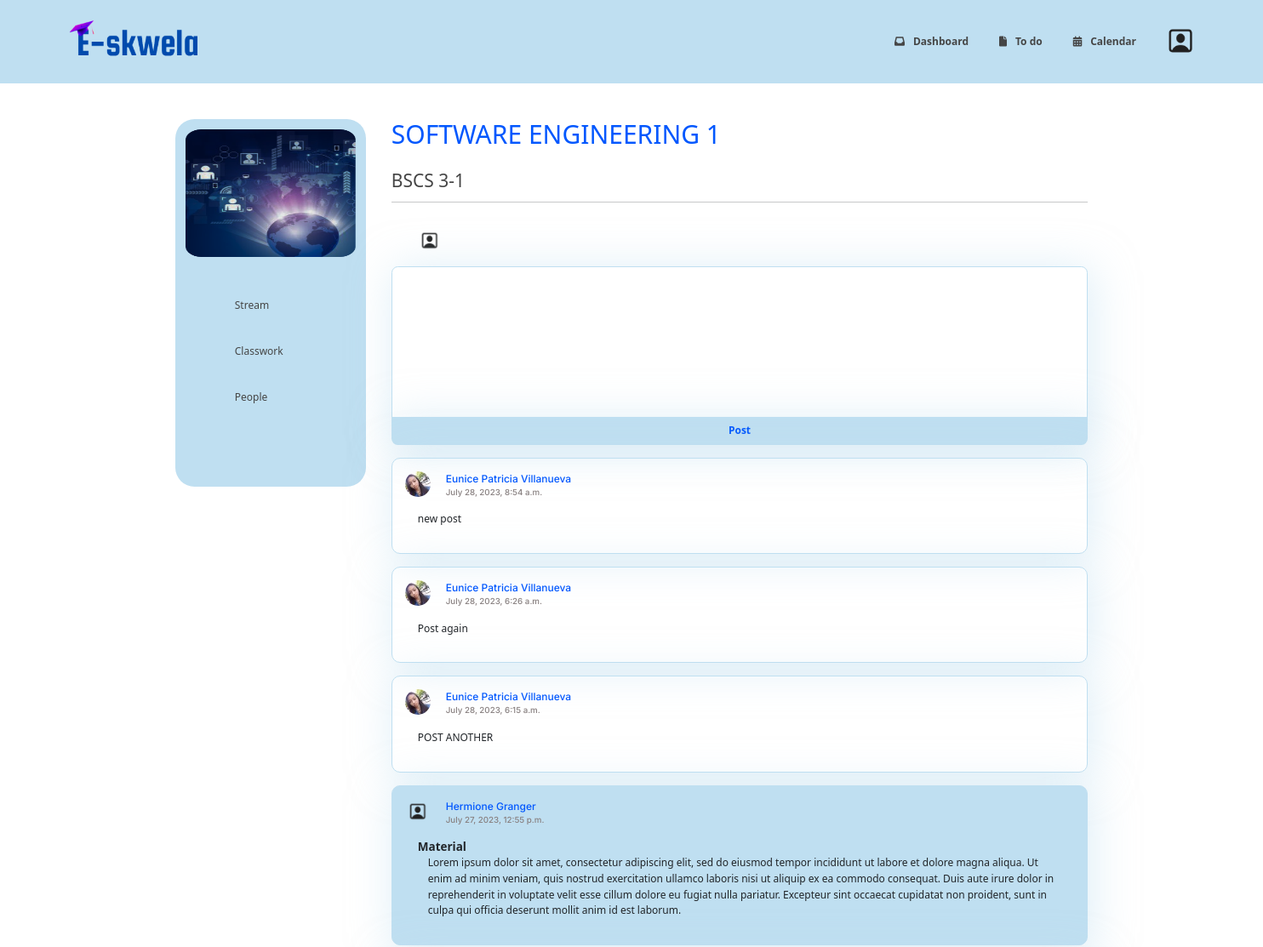
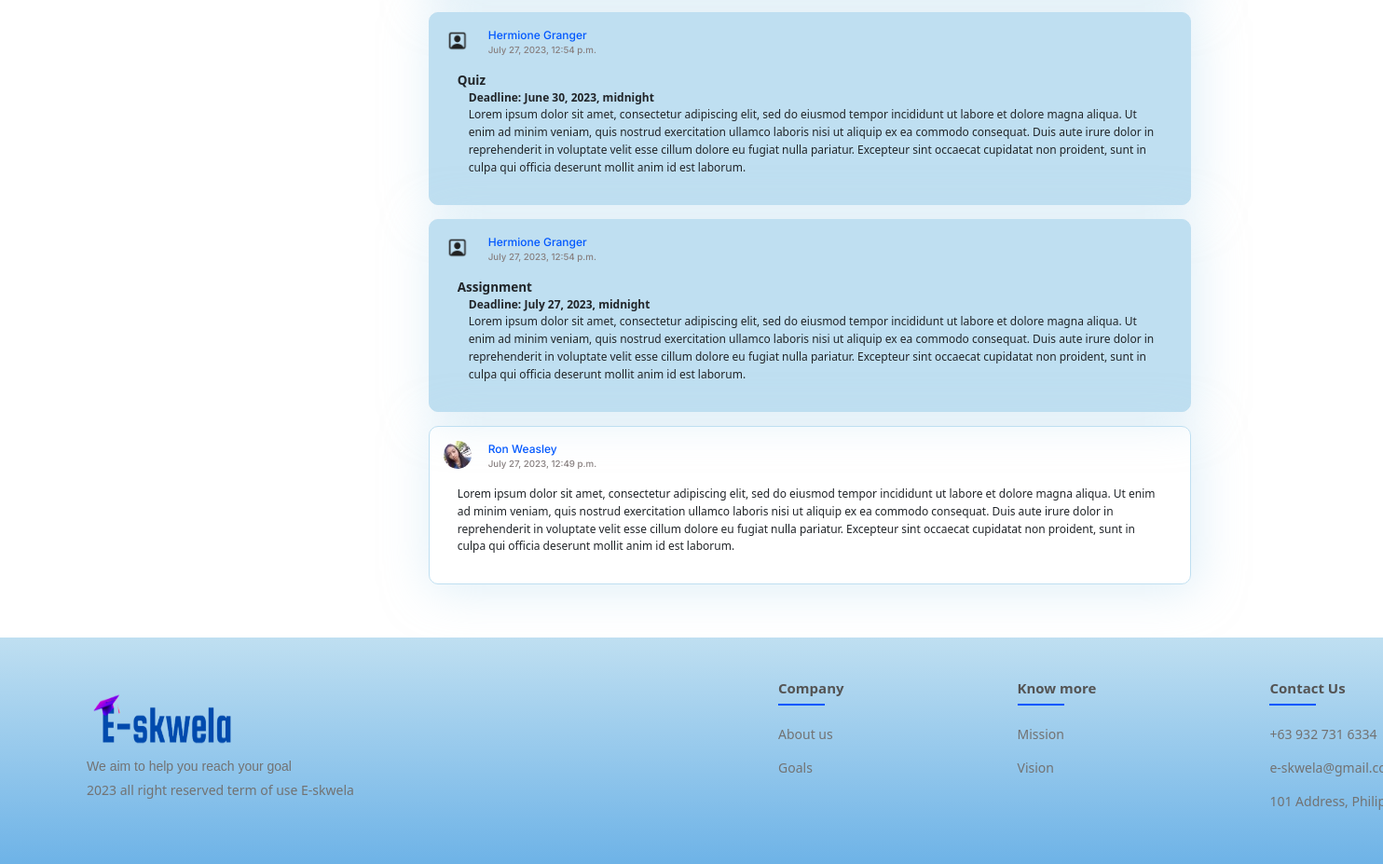
Page /course/14 on the committed database (2 pictures, top to bottom).
### educ_web/models.py (models this page shows, shortened)
class Course(models.Model):
    name = models.CharField(max_length=64)
    section = models.CharField(max_length=64, blank=True)
    course_code = models.CharField(max_length=64, null=True, blank=True)
    room = models.CharField(max_length=64, blank=True)
    banner = models.ImageField(upload_to="course/", blank=True) # if none then use the default course image
    classcode = models.CharField(max_length=10, null=True)
    instructor = models.ForeignKey(User, related_name="instruct_course", on_delete=models.CASCADE)
    students = models.ManyToManyField(User, related_name="enrolled", blank=True)

class Post(models.Model):
    creator = models.ForeignKey(User, related_name="post", null=True, on_delete=models.CASCADE)
    content = models.TextField(null=True)
    date_time = models.DateTimeField(auto_now_add=True, editable=False, null=True)
    course = models.ForeignKey(Course, related_name="post", null=True, on_delete=models.CASCADE)

class User(AbstractUser):
    first_name = models.CharField(max_length=20, blank=True)
    last_name = models.CharField(max_length=20, blank=True)
    profile_picture = models.ImageField(upload_to="users/", null=True, blank=True)

class Task(models.Model):
    CATEGORY = [
        ('ASSIGNMENT', 'Assignment'),
        ('QUIZ', 'Quiz'),
        ('MATERIAL', 'Material'),
    ]
    type = models.CharField(max_length=20, choices=CATEGORY)
    title = models.CharField(max_length=64)
    instruction = models.TextField()
    score = models.FloatField(null=True, blank=True)
    due_date_time = models.DateTimeField(null=True, blank=True)
    date_time = models.DateTimeField(auto_now_add=True, editable=False, null=True)
    course = models.ForeignKey(Course, related_name="task", null=True, on_delete=models.CASCADE)

### educ_web/views.py (the view)
# urls.py: path("course/<int:course_id>", views.student_stream, name="student_stream"),
def student_stream(request, course_id):
    course = Course.objects.get(pk=course_id)
    course_task = course.task.all()
    course_post = course.post.all()
    merge_post = sorted(list(chain(course_task, course_post)),
                        key=attrgetter("date_time"),
                        reverse=True)
    return render(request, 'main/S_course/S_course_stream.html', {
        "course": course,
        "user": request.user,
        "all_post": merge_post,
    })

### educ_web/templates/main/S_course/S_course_stream.html (shortened to what this page needs)
{% extends 'main/S_home/S_home.html' %}
{% load static %}
{% block script %}
    <link href="{% static 'S_course/S_course_stream.css' %}" rel="stylesheet">
{% endblock %}
{% block body %}
    <div class="indiv-course-external">
        <div class="indiv-course-internal">
            <div class="nav-course-container">
                <div class="course-image-container">
                    {% if course.banner %}
                        <img src="{{ course.banner.url }}" alt="Chosen Course Picture" class="main-course-img">
                    {% else %}
                        <img src="{% static 'images/d6.png' %}" alt="Chosen Course Picture" class="main-course-img">
                    {% endif %}
                </div>
                <div class="nav-pages-container">
                    <a href="{% url 'student_stream' course_id=course.id %}">
                        <div class="nav-pages-external-container">
                            <div class="nav-pages-internal-container">
                                <span class="icon-nav-pages-container">
                                </span>
                                <div class="nav-pages-main-text">
                                    Stream
                                </div>
                            </div>
                        </div>
                    </a>
                    <a href="{% url 'student_classwork' course_id=course.id %}">
                        <div class="nav-pages-external-container">
                            <div class="nav-pages-internal-container">
                                <span class="icon-nav-pages-container">
                                </span>
                                <div class="nav-pages-main-text">
                                    Classwork
                                </div>
                            </div>
                        </div>
                    </a>
                    <a href="{% url 'student_people' course_id=course.id %}">
                        <div class="nav-pages-external-container">
                            <div class="nav-pages-internal-container">
                                <span class="icon-nav-pages-container">
                                </span>
                                <div class="nav-pages-main-text">
                                    People
                                </div>
                            </div>
                        </div>
                    </a>
                </div>
            </div>
            <div class="course-body-container">
                <div class="course-heading-container">
                    <span class="course-main-title-heading">
                        {% if course.code %}
                            <h1>
                                {{ course.code | upper }} : {{ course.name | upper }}
                            </h1>
                        {% else %}
                            <h1>
                                {{ course.name | upper }}
                            </h1>
                        {% endif %}
                    </span>
                    <br/>
                    <span class="course-section-title-heading">
                        <h3>
                            {{ course.section | upper }}
                        </h3>
                    </span>
                    <hr>
                </div>
                {% block student_stream_course %}
                    <div class="course-student-post-container">
                        <div class="post-container-heading">
                            {% if user.profile_picture %}
                                <img src="{{ user.profile_picture.url }}" alt="Student Profile Picture" class="student-profile-picture-main-post">
                            {% else %}
                                <img src="{% static 'images/user-person.png' %}" alt="Student Profile Picture" class="student-profile-picture-main-post">
                            {% endif %}
                        </div>
                        <div class="student-post-form-container">
                            <form id="post-content-form" class="post-form-course-container" action="{% url 'post_content' course_id=course.id %}" method="POST">
                                <textarea name="course-post-content" class="main-post-course-text"></textarea>
                            </form>
                            <button type="submit" form="post-content-form" class="post-course-main-button">Post</button>
                        </div>
                    </div>
                    <div class="main-posted-container">
                        {% if all_post %}
                            {% for post in all_post %}
                                {% if post.creator %}
                                    <div class="main-post-content">
                                        <div class="main-post-heading-container">
                                            {% if post.creator.profile_picture %}
                                                <img src="{{ post.creator.profile_picture.url }}" alt="Student Profile Picture" class="student-profile-picture-main-post">
                                            {% else %}
                                                <img src="{% static 'images/user-person.png' %}" alt="Student Profile Picture" class="student-profile-picture-main-post">
                                            {% endif %}
                                            <div class="profile-details-post-container">
                                                <span class="student-name-main-post-container">
                                                    {% if post.creator.first_name and post.creator.last_name %}
                                                        {{ post.creator.first_name }} {{ post.creator.last_name }}
                                                    {% else %}
                                                        {{ post.creator.username }}
                                                    {% endif %}
                                                </span>
                                                <br />
                                                <span class="main-post-date">
                                                    {{ post.date_time }}
                                                </span>
                                            </div>
                                        </div>
                                        <div class="main-post-body">
                                            {{ post.content }}
                                        </div>
                                    </div>
                                {% else %}
                                    <div class="main-post-content main-task-content">
                                        <div class="main-post-heading-container">
                                            {% if course.instructor.profile_picture %}
                                                <img src="{{ course.instructor.profile_picture.url }}" alt="Student Profile Picture" class="student-profile-picture-main-post">
                                            {% else %}
                                                <img src="{% static 'images/user-person.png' %}" alt="Student Profile Picture" class="student-profile-picture-main-post">
                                            {% endif %}
                                            <div class="profile-details-post-container">
                                                <span class="student-name-main-post-container">
                                                    {% if course.instructor.first_name and course.instructor.last_name %}
                                                        {{ course.instructor.first_name }} {{ course.instructor.last_name }}
                                                    {% else %}
                                                        {{ course.instructor.username }}
                                                    {% endif %}
                                                </span>
                                                <br />
                                                <span class="main-post-date">
                                                    {{ post.date_time }}
                                                </span>
                                            </div>
                                        </div>
                                        <div class="main-post-body">
                                            <div class="main-task-body-title">
                                                {{ post.type | title }}
                                            </div>
                                            <div class="main-task-body-details">
                                                {% if post.type == 'MATERIAL' %}
                                                    {{ post.instruction }}
                                                {% else %}
                                                    <strong>Deadline: {{ post.due_date_time }}</strong>
                                                    <br />
                                                    {{ post.instruction }}
                                                {% endif %}
                                            </div>
                                        </div>
                                    </div>
                                {% endif %}
                            {% endfor %}
                        {% else %}
                            <div class="no-announcement">
                                <h4>
                                    No announcement yet...
                                </h4>
                            </div>
                        {% endif %}
                    </div>
                {% endblock %}
            </div>
        </div>
    </div>
{% endblock %}

### educ_web/static/footer/footer.css (style rules this page uses)
* { margin: 0; padding: 0; box-sizing: border-box; }
:root { --main-bg-color: #bfdff1; --main-font-color: #3443cf; --border-color: #1e1e1e; --button-disabled: #7d9dba; --table-border: 1vw; --blue: #0057FE; --lightblue: #BFDFF1; --white: #ffffffff; --gray: #454545; --lightgray: #877F7F; }
html { transition: all 200ms ease-in 0ms; font-size: 12px; }
html, body { margin: 0px; }

### educ_web/static/S_course/S_course_stream.css (style rules this page uses)
.indiv-course-external { display: block; margin: auto; min-height: 100vh; max-width: 93.75rem; }
.indiv-course-internal { display: flex; justify-content: center; height: 100%; width: 100%; padding: 3.5rem 2.188rem; }
.nav-course-container { border-radius: 1.875rem; max-height: 36rem; height: 36rem; width: 20rem; background-color: #BFDFF1; display: flex; flex-direction: column; }
.course-image-container { padding: 1rem; }
.main-course-img { width: 200px; height: 150px; margin-bottom: 1.5rem; }
.nav-pages-container { display: flex; flex-direction: column; }
.nav-pages-container > a { text-decoration: none; }
.nav-pages-external-container { height: 100%; width: 100%; margin-bottom: 1rem; border-top-left-radius: 1.875rem; border-bottom-left-radius: 1.875rem; position: relative; }
.nav-pages-internal-container { height: 100%; width: 100%; display: flex; padding: 1rem; }
.icon-nav-pages-container { width: 20%; display: flex; justify-content: center; align-items: center; color: #454545; }
.nav-pages-main-text { width: 80%; margin: auto; padding-left: 1.5rem; color: #454545; }
.course-body-container { height: 100%; width: calc(100% - 15rem); margin-left: 2.5rem; display: flex; flex-direction: column; }
.course-heading-container { z-index: -1; }
.course-main-title-heading { color: #0057FE; align-items: flex-start; }
.course-section-title-heading { color: #454545; }
.course-student-post-container { margin-top: 1.5rem; }
.post-container-heading { display: flex; padding-left: 2.5rem; }
.post-form-course-container { height: 16rem; width: 100%; }
.main-post-course-text { margin-top: 1.25rem; border: 1px solid #BFDFF1; border-top-left-radius: 0.625rem; border-top-right-radius: 0.625rem; box-shadow: 4px 4px 50px 2px rgba(191, 223, 241, 0.5); resize: none; height: 100%; width: 100%; }
.post-course-main-button { background-color: #BFDFF1; color: #0057FE; font-weight: bold; padding: 0.625rem 1.25rem; border: none; border-bottom-left-radius: 0.625rem; border-bottom-right-radius: 0.625rem; box-shadow: 4px 4px 50px 2px rgba(191, 223, 241, 0.5); width: 100%; }
.main-post-content { min-height: 9.375rem; width: 100%; padding: 1.25rem; margin-top: 1.25rem; margin-bottom: 1.25rem; border: 1px solid #BFDFF1; box-shadow: 4px 4px 50px 2px rgba(191, 223, 241, 0.5); border-radius: 10px; }
.main-task-content { background-color: #BFDFF1; }
.main-task-body-title { font-size: 1.125rem; font-weight: 600; }
.main-task-body-details { font-size: 1rem; padding-left: 1rem; }
.main-post-heading-container { display: flex; }
.student-profile-picture-main-post { height: 2.5rem; width: 2.5rem; border-radius: 50%; }
.profile-details-post-container { padding-left: 1.5rem; }
.student-name-main-post-container { font-family: "Inter", sans-serif; font-size: 1rem; font-weight: 500; color: #0057FE; }
.main-post-date { font-family: "Inter", sans-serif; font-size: 0.813rem; font-weight: 500; color: #877F7F; }
.main-post-body { padding: 1.25rem; font-size: 1rem; line-height: 1.563rem; }

### rows in the picture
Course: name "SOFTWARE ENGINEERING 1", section "BSCS 3-1", instructor.first_name "Hermione", instructor.last_name "Granger"
Post: creator.profile_picture (picture), creator.first_name "Eunice Patricia", creator.last_name "Villanueva", date_time "July 28, 2023, 8:54 a.m.", content "new post"
Post: creator.profile_picture (picture), creator.first_name "Eunice Patricia", creator.last_name "Villanueva", date_time "July 28, 2023, 6:26 a.m.", content "Post again"
Post: creator.profile_picture (picture), creator.first_name "Eunice Patricia", creator.last_name "Villanueva", date_time "July 28, 2023, 6:15 a.m.", content "POST ANOTHER"
Task: date_time "July 27, 2023, 12:55 p.m.", type "Material", instruction "Lorem ipsum dolor sit amet, consectetur adipiscing elit, sed do eiusmod tempor incididunt ut labore et dolore magna aliqua. Ut enim ad minim veniam, quis nostrud exercitation ullamco laboris nisi ut aliquip ex ea commodo consequat. Duis aute irure dolor in reprehenderit in voluptate velit esse cillum dolore eu fugiat nulla pariatur. Excepteur sint occaecat cupidatat non proident, sunt in culpa qui officia deserunt mollit anim id est laborum."
Task: date_time "July 27, 2023, 12:54 p.m.", type "Quiz", due_date_time "June 30, 2023, midnight", instruction "Lorem ipsum dolor sit amet, consectetur adipiscing elit, sed do eiusmod tempor incididunt ut labore et dolore magna aliqua. Ut enim ad minim veniam, quis nostrud exercitation ullamco laboris nisi ut aliquip ex ea commodo consequat. Duis aute irure dolor in reprehenderit in voluptate velit esse cillum dolore eu fugiat nulla pariatur. Excepteur sint occaecat cupidatat non proident, sunt in culpa qui officia deserunt mollit anim id est laborum."
Task: date_time "July 27, 2023, 12:54 p.m.", type "Assignment", due_date_time "July 27, 2023, midnight", instruction "Lorem ipsum dolor sit amet, consectetur adipiscing elit, sed do eiusmod tempor incididunt ut labore et dolore magna aliqua. Ut enim ad minim veniam, quis nostrud exercitation ullamco laboris nisi ut aliquip ex ea commodo consequat. Duis aute irure dolor in reprehenderit in voluptate velit esse cillum dolore eu fugiat nulla pariatur. Excepteur sint occaecat cupidatat non proident, sunt in culpa qui officia deserunt mollit anim id est laborum."
Post: creator.profile_picture (picture), creator.first_name "Ron", creator.last_name "Weasley", date_time "July 27, 2023, 12:49 p.m.", content "Lorem ipsum dolor sit amet, consectetur adipiscing elit, sed do eiusmod tempor incididunt ut labore et dolore magna aliqua. Ut enim ad minim veniam, quis nostrud exercitation ullamco laboris nisi ut aliquip ex ea commodo consequat. Duis aute irure dolor in reprehenderit in voluptate velit esse cillum dolore eu fugiat nulla pariatur. Excepteur sint occaecat cupidatat non proident, sunt in culpa qui officia deserunt mollit anim id est laborum."
